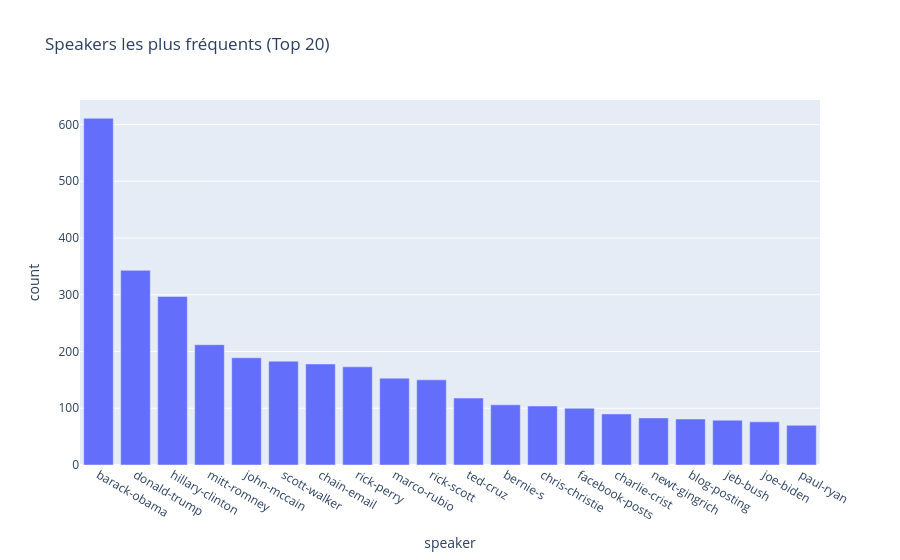

Notebook code for this chart:
### Code cell
if "speaker" in df.columns:
    top_speakers = df["speaker"].value_counts().head(20).reset_index(name='count').rename(columns={'index': 'speaker'})
    top_speakers['pct'] = (top_speakers['count'] / len(df) * 100).round(1).astype(str) + '%'
    fig = px.bar(
        top_speakers,
        x="speaker",
        y="count",
        text="pct",
        labels={"speaker": "speaker", "count": "count"},
        title="Speakers les plus fréquents (Top 20)"
    )
    fig.update_traces(textposition='outside')
    fig.show()

### Figure 1 — Plotly figure (JSON) as saved in the notebook; plotly's stock layout.template omitted (floating-point values rounded to 4 significant figures)
{"data": [{"hovertemplate": "speaker=%{x}<br>count=%{y}<extra></extra>", "legendgroup": "", "marker": {"color": "#636efa", "pattern": {"shape": ""}}, "name": "", "orientation": "v", "showlegend": false, "textposition": "auto", "type": "bar", "x": ["barack-obama", "donald-trump", "hillary-clinton", "mitt-romney", "john-mccain", "scott-walker", "chain-email", "rick-perry", "marco-rubio", "rick-scott", "ted-cruz", "bernie-s", "chris-christie", "facebook-posts", "charlie-crist", "newt-gingrich", "blog-posting", "jeb-bush", "joe-biden", "paul-ryan"], "xaxis": "x", "y": [611, 343, 297, 212, 189, 183, 178, 173, 153, 150, 118, 106, 104, 100, 90, 83, 81, 79, 76, 70], "yaxis": "y"}], "layout": {"barmode": "relative", "legend": {"tracegroupgap": 0}, "title": {"text": "Speakers les plus fréquents (Top 20)"}, "xaxis": {"anchor": "y", "domain": [0, 1], "title": {"text": "speaker"}}, "yaxis": {"anchor": "x", "domain": [0, 1], "title": {"text": "count"}}}}
